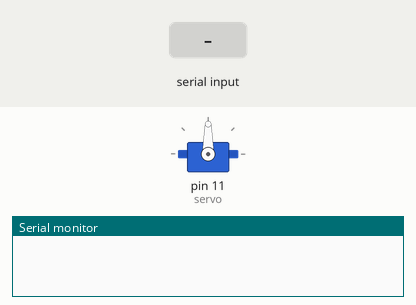
This sketch was run on a simulated Arduino Uno, built with avr-gcc and run on an emulated ATmega328P. Parts: servo, the last lines printed to the serial monitor. Inputs (shaded band) come from the test bench.

Above: at 1.2 s.
1.3 s: "90,45\n" received over Serial
At 2.5 s:
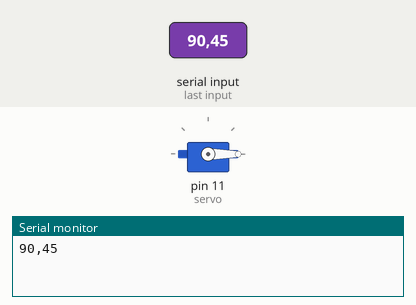
2.8 s: "5\n" received over Serial
Timing chart, 0 to 5.8 s (numbered marks = the images above; inputs shaded):
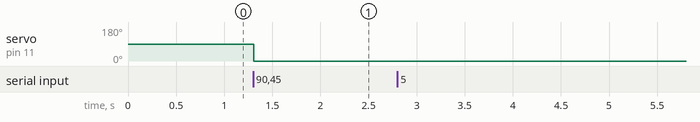

The sketch:

ServoCalibrator.ino
```cpp
#include "Servo.h"

//Notes for calibration results.

/*
#define SQ1_MIN 750
#define SQ1_MAX 2275

#define SQ2_MIN 950
#define SQ2_MAX 1725

#define SQ3_MIN 1025
#define SQ3_MAX 1775
*/

Servo servo;

String instruction = "";

void setup() {
  // put your setup code here, to run once:
  Serial.begin(9600);
  Serial.setTimeout(50);
  servo.attach(11);

}

void loop() {
  // put your main code here, to run repeatedly:
  if (Serial.available() > 0)
  {
    instruction = Serial.readStringUntil('\n');

    Serial.println(instruction);
    servo.writeMicroseconds(instruction.toInt());

  }

}
```

Measured:
- after the input at 1.3 s, servo on pin 11 (servo): 90° → 0° at once
